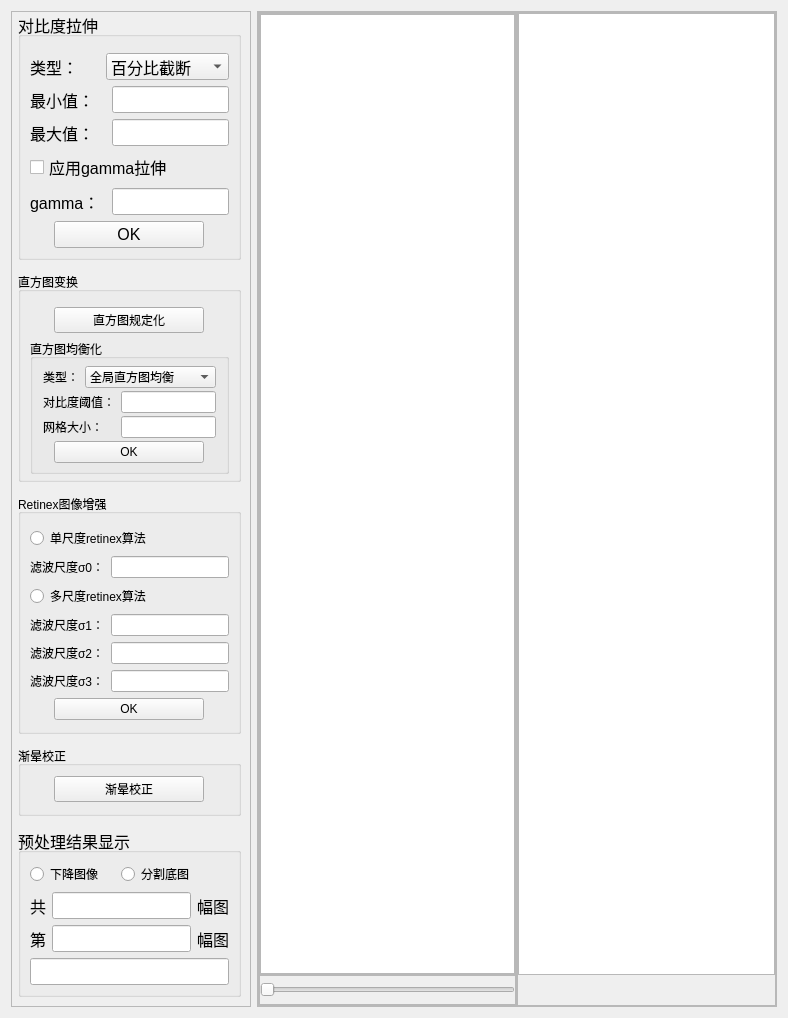
      <widget class="QWidget" name="tab_2">
       <attribute name="title">
        <string>图像预处理</string>
       </attribute>
       <layout class="QHBoxLayout" name="horizontalLayout_7">
        <item>
         <widget class="QFrame" name="frame_11">
          <property name="sizePolicy">
           <sizepolicy hsizetype="Fixed" vsizetype="Preferred">
            <horstretch>0</horstretch>
            <verstretch>0</verstretch>
           </sizepolicy>
          </property>
          <property name="minimumSize">
           <size>
            <width>240</width>
            <height>0</height>
           </size>
          </property>
          <property name="maximumSize">
           <size>
            <width>240</width>
            <height>16777215</height>
           </size>
          </property>
          <property name="styleSheet">
           <string notr="true"/>
          </property>
          <property name="frameShape">
           <enum>QFrame::StyledPanel</enum>
          </property>
          <property name="frameShadow">
           <enum>QFrame::Raised</enum>
          </property>
          <layout class="QVBoxLayout" name="verticalLayout_11">
           <property name="spacing">
            <number>12</number>
           </property>
           <property name="leftMargin">
            <number>6</number>
           </property>
           <property name="topMargin">
            <number>0</number>
           </property>
           <item>
            <widget class="QGroupBox" name="groupBox_8">
             <property name="sizePolicy">
              <sizepolicy hsizetype="Fixed" vsizetype="Fixed">
               <horstretch>0</horstretch>
               <verstretch>0</verstretch>
              </sizepolicy>
             </property>
             <property name="minimumSize">
              <size>
               <width>0</width>
               <height>150</height>
              </size>
             </property>
             <property name="maximumSize">
              <size>
               <width>16777215</width>
               <height>16777215</height>
              </size>
             </property>
             <property name="font">
              <font>
               <pointsize>12</pointsize>
              </font>
             </property>
             <property name="title">
              <string>对比度拉伸</string>
             </property>
             <layout class="QGridLayout" name="gridLayout_4">
              <property name="topMargin">
               <number>16</number>
              </property>
              <property name="verticalSpacing">
               <number>6</number>
              </property>
              <item row="0" column="0">
               <widget class="QLabel" name="label_12">
                <property name="font">
                 <font>
                  <pointsize>12</pointsize>
                 </font>
                </property>
                <property name="text">
                 <string>类型：</string>
                </property>
               </widget>
              </item>
              <item row="4" column="0">
               <widget class="QLabel" name="label_15">
                <property name="font">
                 <font>
                  <pointsize>12</pointsize>
                 </font>
                </property>
                <property name="text">
                 <string>gamma：</string>
                </property>
               </widget>
              </item>
              <item row="0" column="1" colspan="2">
               <widget class="QComboBox" name="comboBox">
                <property name="font">
                 <font>
                  <pointsize>12</pointsize>
                 </font>
                </property>
                <property name="layoutDirection">
                 <enum>Qt::LeftToRight</enum>
                </property>
                <item>
                 <property name="text">
                  <string>百分比截断</string>
                 </property>
                </item>
                <item>
                 <property name="text">
                  <string>最大值-最小值</string>
                 </property>
                </item>
               </widget>
              </item>
              <item row="1" column="0" colspan="2">
               <widget class="QLabel" name="label_13">
                <property name="font">
                 <font>
                  <pointsize>12</pointsize>
                 </font>
                </property>
                <property name="text">
                 <string>最小值：</string>
                </property>
               </widget>
              </item>
              <item row="2" column="0" colspan="2">
               <widget class="QLabel" name="label_14">
                <property name="font">
                 <font>
                  <pointsize>12</pointsize>
                 </font>
                </property>
                <property name="text">
                 <string>最大值：</string>
                </property>
               </widget>
              </item>
              <item row="2" column="2">
               <widget class="QLineEdit" name="lineEdit_8">
                <property name="sizePolicy">
                 <sizepolicy hsizetype="Fixed" vsizetype="Fixed">
                  <horstretch>0</horstretch>
                  <verstretch>0</verstretch>
                 </sizepolicy>
                </property>
                <property name="minimumSize">
                 <size>
                  <width>50</width>
                  <height>0</height>
                 </size>
                </property>
                <property name="maximumSize">
                 <size>
                  <width>16777215</width>
                  <height>16777215</height>
                 </size>
                </property>
                <property name="alignment">
                 <set>Qt::AlignCenter</set>
                </property>
               </widget>
              </item>
              <item row="1" column="2">
               <widget class="QLineEdit" name="lineEdit_7">
                <property name="sizePolicy">
                 <sizepolicy hsizetype="Fixed" vsizetype="Fixed">
                  <horstretch>0</horstretch>
                  <verstretch>0</verstretch>
                 </sizepolicy>
                </property>
                <property name="minimumSize">
                 <size>
                  <width>50</width>
                  <height>0</height>
                 </size>
                </property>
                <property name="maximumSize">
                 <size>
                  <width>16777215</width>
                  <height>16777215</height>
                 </size>
                </property>
                <property name="alignment">
                 <set>Qt::AlignCenter</set>
                </property>
               </widget>
              </item>
              <item row="4" column="2">
               <widget class="QLineEdit" name="lineEdit_9">
                <property name="sizePolicy">
                 <sizepolicy hsizetype="Fixed" vsizetype="Fixed">
                  <horstretch>0</horstretch>
                  <verstretch>0</verstretch>
                 </sizepolicy>
                </property>
                <property name="minimumSize">
                 <size>
                  <width>50</width>
                  <height>0</height>
                 </size>
                </property>
                <property name="alignment">
                 <set>Qt::AlignCenter</set>
                </property>
               </widget>
              </item>
              <item row="3" column="0" colspan="3">
               <widget class="QCheckBox" name="checkBox">
                <property name="font">
                 <font>
                  <pointsize>12</pointsize>
                 </font>
                </property>
                <property name="text">
                 <string>应用gamma拉伸</string>
                </property>
               </widget>
              </item>
              <item row="5" column="0" colspan="3" alignment="Qt::AlignHCenter">
               <widget class="QPushButton" name="pushButton_4">
                <property name="sizePolicy">
                 <sizepolicy hsizetype="Fixed" vsizetype="Fixed">
                  <horstretch>0</horstretch>
                  <verstretch>0</verstretch>
                 </sizepolicy>
                </property>
                <property name="minimumSize">
                 <size>
                  <width>150</width>
                  <height>20</height>
                 </size>
                </property>
                <property name="font">
                 <font>
                  <pointsize>12</pointsize>
                 </font>
                </property>
                <property name="text">
                 <string>OK</string>
                </property>
               </widget>
              </item>
             </layout>
            </widget>
           </item>
           <item>
            <widget class="QGroupBox" name="groupBox_16">
             <property name="sizePolicy">
              <sizepolicy hsizetype="Preferred" vsizetype="Fixed">
               <horstretch>0</horstretch>
               <verstretch>0</verstretch>
              </sizepolicy>
             </property>
             <property name="minimumSize">
              <size>
               <width>0</width>
               <height>210</height>
              </size>
             </property>
             <property name="title">
              <string>直方图变换</string>
             </property>
             <layout class="QVBoxLayout" name="verticalLayout_17">
              <property name="spacing">
               <number>6</number>
              </property>
              <property name="leftMargin">
               <number>9</number>
              </property>
              <property name="topMargin">
               <number>15</number>
              </property>
              <property name="rightMargin">
               <number>9</number>
              </property>
              <property name="bottomMargin">
               <number>5</number>
              </property>
              <item alignment="Qt::AlignHCenter">
               <widget class="QPushButton" name="pushButton_12">
                <property name="sizePolicy">
                 <sizepolicy hsizetype="Fixed" vsizetype="Fixed">
                  <horstretch>0</horstretch>
                  <verstretch>0</verstretch>
                 </sizepolicy>
                </property>
                <property name="minimumSize">
                 <size>
                  <width>150</width>
                  <height>20</height>
                 </size>
                </property>
                <property name="text">
                 <string>直方图规定化</string>
                </property>
               </widget>
              </item>
              <item>
               <widget class="QGroupBox" name="groupBox_17">
                <property name="title">
                 <string>直方图均衡化</string>
                </property>
                <layout class="QGridLayout" name="gridLayout_9">
                 <property name="leftMargin">
                  <number>10</number>
                 </property>
                 <property name="topMargin">
                  <number>6</number>
                 </property>
                 <property name="rightMargin">
                  <number>10</number>
                 </property>
                 <property name="bottomMargin">
                  <number>6</number>
                 </property>
                 <property name="verticalSpacing">
                  <number>2</number>
                 </property>
                 <item row="0" column="1" colspan="2">
                  <widget class="QComboBox" name="comboBox_2">
                   <item>
                    <property name="text">
                     <string>全局直方图均衡</string>
                    </property>
                   </item>
                   <item>
                    <property name="text">
                     <string>自适应直方图均衡</string>
                    </property>
                   </item>
                  </widget>
                 </item>
                 <item row="1" column="2">
                  <widget class="QLineEdit" name="lineEdit_20">
                   <property name="alignment">
                    <set>Qt::AlignCenter</set>
                   </property>
                  </widget>
                 </item>
                 <item row="2" column="2">
                  <widget class="QLineEdit" name="lineEdit_21">
                   <property name="alignment">
                    <set>Qt::AlignCenter</set>
                   </property>
                  </widget>
                 </item>
                 <item row="2" column="0" colspan="2">
                  <widget class="QLabel" name="label_31">
                   <property name="text">
                    <string>网格大小：</string>
                   </property>
                  </widget>
                 </item>
                 <item row="0" column="0">
                  <widget class="QLabel" name="label_29">
                   <property name="text">
                    <string>类型：</string>
                   </property>
                  </widget>
                 </item>
                 <item row="1" column="0" colspan="2">
                  <widget class="QLabel" name="label_30">
                   <property name="text">
                    <string>对比度阈值：</string>
                   </property>
                  </widget>
                 </item>
                 <item row="3" column="0" colspan="3" alignment="Qt::AlignHCenter">
                  <widget class="QPushButton" name="pushButton_13">
                   <property name="sizePolicy">
                    <sizepolicy hsizetype="Fixed" vsizetype="Fixed">
                     <horstretch>0</horstretch>
                     <verstretch>0</verstretch>
                    </sizepolicy>
                   </property>
                   <property name="minimumSize">
                    <size>
                     <width>150</width>
                     <height>20</height>
                    </size>
                   </property>
                   <property name="text">
                    <string>OK</string>
                   </property>
                  </widget>
                 </item>
                </layout>
               </widget>
              </item>
             </layout>
            </widget>
           </item>
           <item>
            <widget class="QGroupBox" name="groupBox_14">
             <property name="sizePolicy">
              <sizepolicy hsizetype="Preferred" vsizetype="Fixed">
               <horstretch>0</horstretch>
               <verstretch>0</verstretch>
              </sizepolicy>
             </property>
             <property name="minimumSize">
              <size>
               <width>0</width>
               <height>240</height>
              </size>
             </property>
             <property name="title">
              <string>Retinex图像增强</string>
             </property>
             <layout class="QGridLayout" name="gridLayout_8">
              <property name="topMargin">
               <number>12</number>
              </property>
              <item row="0" column="0" colspan="2">
               <widget class="QRadioButton" name="radioButton_19">
                <property name="text">
                 <string>单尺度retinex算法</string>
                </property>
               </widget>
              </item>
              <item row="1" column="0">
               <widget class="QLabel" name="label_25">
                <property name="text">
                 <string>滤波尺度σ0：</string>
                </property>
               </widget>
              </item>
              <item row="1" column="1">
               <widget class="QLineEdit" name="lineEdit_16">
                <property name="alignment">
                 <set>Qt::AlignCenter</set>
                </property>
               </widget>
              </item>
              <item row="2" column="0" colspan="2">
               <widget class="QRadioButton" name="radioButton_20">
                <property name="text">
                 <string>多尺度retinex算法</string>
                </property>
               </widget>
              </item>
              <item row="3" column="0">
               <widget class="QLabel" name="label_26">
                <property name="text">
                 <string>滤波尺度σ1：</string>
                </property>
               </widget>
              </item>
              <item row="3" column="1">
               <widget class="QLineEdit" name="lineEdit_17">
                <property name="alignment">
                 <set>Qt::AlignCenter</set>
                </property>
               </widget>
              </item>
              <item row="4" column="0">
               <widget class="QLabel" name="label_27">
                <property name="text">
                 <string>滤波尺度σ2：</string>
                </property>
               </widget>
              </item>
              <item row="4" column="1">
               <widget class="QLineEdit" name="lineEdit_18">
                <property name="alignment">
                 <set>Qt::AlignCenter</set>
                </property>
               </widget>
              </item>
              <item row="5" column="0">
               <widget class="QLabel" name="label_28">
                <property name="text">
                 <string>滤波尺度σ3：</string>
                </property>
               </widget>
              </item>
              <item row="5" column="1">
               <widget class="QLineEdit" name="lineEdit_19">
                <property name="alignment">
                 <set>Qt::AlignCenter</set>
                </property>
               </widget>
              </item>
              <item row="6" column="0" colspan="2" alignment="Qt::AlignHCenter">
               <widget class="QPushButton" name="pushButton_10">
                <property name="sizePolicy">
                 <sizepolicy hsizetype="Fixed" vsizetype="Fixed">
                  <horstretch>0</horstretch>
                  <verstretch>0</verstretch>
                 </sizepolicy>
                </property>
                <property name="minimumSize">
                 <size>
                  <width>150</width>
                  <height>20</height>
                 </size>
                </property>
                <property name="layoutDirection">
                 <enum>Qt::LeftToRight</enum>
                </property>
                <property name="text">
                 <string>OK</string>
                </property>
               </widget>
              </item>
             </layout>
            </widget>
           </item>
           <item>
            <widget class="QGroupBox" name="groupBox_15">
             <property name="sizePolicy">
              <sizepolicy hsizetype="Preferred" vsizetype="Fixed">
               <horstretch>0</horstretch>
               <verstretch>0</verstretch>
              </sizepolicy>
             </property>
             <property name="minimumSize">
              <size>
               <width>0</width>
               <height>70</height>
              </size>
             </property>
             <property name="title">
              <string>渐晕校正</string>
             </property>
             <layout class="QVBoxLayout" name="verticalLayout_16">
              <property name="leftMargin">
               <number>10</number>
              </property>
              <property name="rightMargin">
               <number>10</number>
              </property>
              <item alignment="Qt::AlignHCenter">
               <widget class="QPushButton" name="pushButton_11">
                <property name="sizePolicy">
                 <sizepolicy hsizetype="Fixed" vsizetype="Fixed">
                  <horstretch>0</horstretch>
                  <verstretch>0</verstretch>
                 </sizepolicy>
                </property>
                <property name="minimumSize">
                 <size>
                  <width>150</width>
                  <height>20</height>
                 </size>
                </property>
                <property name="text">
                 <string>渐晕校正</string>
                </property>
               </widget>
              </item>
             </layout>
            </widget>
           </item>
           <item>
            <widget class="QGroupBox" name="groupBox_9">
             <property name="sizePolicy">
              <sizepolicy hsizetype="Preferred" vsizetype="Fixed">
               <horstretch>0</horstretch>
               <verstretch>0</verstretch>
              </sizepolicy>
             </property>
             <property name="minimumSize">
              <size>
               <width>0</width>
               <height>150</height>
              </size>
             </property>
             <property name="font">
              <font>
               <pointsize>12</pointsize>
              </font>
             </property>
             <property name="title">
              <string>预处理结果显示</string>
             </property>
             <layout class="QGridLayout" name="gridLayout_5">
              <item row="0" column="0" colspan="2">
               <widget class="QRadioButton" name="radioButton_7">
                <property name="font">
                 <font>
                  <pointsize>9</pointsize>
                 </font>
                </property>
                <property name="text">
                 <string>下降图像</string>
                </property>
               </widget>
              </item>
              <item row="0" column="2">
               <widget class="QRadioButton" name="radioButton_8">
                <property name="font">
                 <font>
                  <pointsize>9</pointsize>
                 </font>
                </property>
                <property name="text">
                 <string>分割底图</string>
                </property>
               </widget>
              </item>
              <item row="1" column="0">
               <widget class="QLabel" name="label_16">
                <property name="sizePolicy">
                 <sizepolicy hsizetype="Fixed" vsizetype="Preferred">
                  <horstretch>0</horstretch>
                  <verstretch>0</verstretch>
                 </sizepolicy>
                </property>
                <property name="text">
                 <string>共</string>
                </property>
               </widget>
              </item>
              <item row="1" column="1" colspan="2">
               <widget class="QLineEdit" name="lineEdit_10">
                <property name="sizePolicy">
                 <sizepolicy hsizetype="Fixed" vsizetype="Fixed">
                  <horstretch>0</horstretch>
                  <verstretch>0</verstretch>
                 </sizepolicy>
                </property>
                <property name="maximumSize">
                 <size>
                  <width>16777215</width>
                  <height>16777215</height>
                 </size>
                </property>
                <property name="alignment">
                 <set>Qt::AlignCenter</set>
                </property>
               </widget>
              </item>
              <item row="1" column="3">
               <widget class="QLabel" name="label_17">
                <property name="font">
                 <font>
                  <pointsize>12</pointsize>
                 </font>
                </property>
                <property name="text">
                 <string>幅图</string>
                </property>
               </widget>
              </item>
              <item row="2" column="0">
               <widget class="QLabel" name="label_18">
                <property name="sizePolicy">
                 <sizepolicy hsizetype="Fixed" vsizetype="Preferred">
                  <horstretch>0</horstretch>
                  <verstretch>0</verstretch>
                 </sizepolicy>
                </property>
                <property name="text">
                 <string>第</string>
                </property>
               </widget>
              </item>
              <item row="2" column="1" colspan="2">
               <widget class="QLineEdit" name="lineEdit_11">
                <property name="alignment">
                 <set>Qt::AlignCenter</set>
                </property>
               </widget>
              </item>
              <item row="2" column="3">
               <widget class="QLabel" name="label_19">
                <property name="text">
                 <string>幅图</string>
                </property>
               </widget>
              </item>
              <item row="3" column="0" colspan="4">
               <widget class="QLineEdit" name="lineEdit_12"/>
              </item>
             </layout>
            </widget>
           </item>
          </layout>
         </widget>
        </item>
        <item>
         <widget class="QFrame" name="frame_12">
          <property name="sizePolicy">
           <sizepolicy hsizetype="Expanding" vsizetype="Preferred">
            <horstretch>0</horstretch>
            <verstretch>0</verstretch>
           </sizepolicy>
          </property>
          <property name="frameShape">
           <enum>QFrame::StyledPanel</enum>
          </property>
          <property name="frameShadow">
           <enum>QFrame::Raised</enum>
          </property>
          <layout class="QHBoxLayout" name="horizontalLayout_8">
           <property name="spacing">
            <number>0</number>
           </property>
           <property name="leftMargin">
            <number>0</number>
           </property>
           <property name="topMargin">
            <number>0</number>
           </property>
           <property name="rightMargin">
            <number>0</number>
           </property>
           <property name="bottomMargin">
            <number>0</number>
           </property>
           <item>
            <widget class="QFrame" name="frame_13">
             <property name="sizePolicy">
              <sizepolicy hsizetype="Expanding" vsizetype="Preferred">
               <horstretch>5</horstretch>
               <verstretch>0</verstretch>
              </sizepolicy>
             </property>
             <property name="frameShape">
              <enum>QFrame::StyledPanel</enum>
             </property>
             <property name="frameShadow">
              <enum>QFrame::Raised</enum>
             </property>
             <layout class="QVBoxLayout" name="verticalLayout_12">
              <property name="spacing">
               <number>0</number>
              </property>
              <property name="leftMargin">
               <number>0</number>
              </property>
              <property name="topMargin">
               <number>0</number>
              </property>
              <property name="rightMargin">
               <number>0</number>
              </property>
              <property name="bottomMargin">
               <number>0</number>
              </property>
              <item>
               <widget class="QFrame" name="frame_15">
                <property name="sizePolicy">
                 <sizepolicy hsizetype="Preferred" vsizetype="Expanding">
                  <horstretch>0</horstretch>
                  <verstretch>0</verstretch>
                 </sizepolicy>
                </property>
                <property name="frameShape">
                 <enum>QFrame::StyledPanel</enum>
                </property>
                <property name="frameShadow">
                 <enum>QFrame::Raised</enum>
                </property>
                <layout class="QHBoxLayout" name="horizontalLayout_9">
                 <property name="spacing">
                  <number>0</number>
                 </property>
                 <property name="leftMargin">
                  <number>0</number>
                 </property>
                 <property name="topMargin">
                  <number>0</number>
                 </property>
                 <property name="rightMargin">
                  <number>0</number>
                 </property>
                 <property name="bottomMargin">
                  <number>0</number>
                 </property>
                 <item>
                  <widget class="QGraphicsView" name="graphicsView_3"/>
                 </item>
                </layout>
               </widget>
              </item>
              <item>
               <widget class="QFrame" name="frame_16">
                <property name="sizePolicy">
                 <sizepolicy hsizetype="Preferred" vsizetype="Fixed">
                  <horstretch>0</horstretch>
                  <verstretch>0</verstretch>
                 </sizepolicy>
                </property>
                <property name="minimumSize">
                 <size>
                  <width>0</width>
                  <height>30</height>
                 </size>
                </property>
                <property name="frameShape">
                 <enum>QFrame::StyledPanel</enum>
                </property>
                <property name="frameShadow">
                 <enum>QFrame::Raised</enum>
                </property>
                <layout class="QHBoxLayout" name="horizontalLayout_10">
                 <property name="spacing">
                  <number>0</number>
                 </property>
                 <property name="leftMargin">
                  <number>0</number>
                 </property>
                 <property name="topMargin">
                  <number>0</number>
                 </property>
                 <property name="rightMargin">
                  <number>0</number>
                 </property>
                 <property name="bottomMargin">
                  <number>0</number>
                 </property>
                 <item>
                  <widget class="QSlider" name="horizontalSlider_3">
                   <property name="orientation">
                    <enum>Qt::Horizontal</enum>
                   </property>
                  </widget>
                 </item>
                </layout>
               </widget>
              </item>
             </layout>
            </widget>
           </item>
           <item>
            <widget class="QFrame" name="frame_14">
             <property name="sizePolicy">
              <sizepolicy hsizetype="Expanding" vsizetype="Preferred">
               <horstretch>5</horstretch>
               <verstretch>0</verstretch>
              </sizepolicy>
             </property>
             <property name="frameShape">
              <enum>QFrame::StyledPanel</enum>
             </property>
             <property name="frameShadow">
              <enum>QFrame::Raised</enum>
             </property>
             <layout class="QHBoxLayout" name="horizontalLayout_11">
              <property name="spacing">
               <number>0</number>
              </property>
              <property name="leftMargin">
               <number>0</number>
              </property>
              <property name="topMargin">
               <number>0</number>
              </property>
              <property name="rightMargin">
               <number>0</number>
              </property>
              <property name="bottomMargin">
               <number>30</number>
              </property>
              <item>
               <widget class="QGraphicsView" name="graphicsView_4"/>
              </item>
             </layout>
            </widget>
           </item>
          </layout>
         </widget>
        </item>
       </layout>
      </widget>
